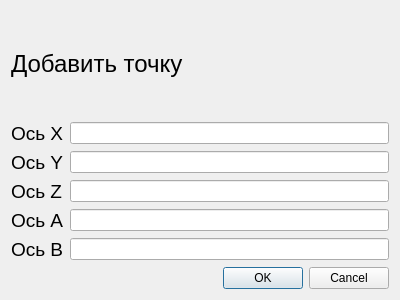
<?xml version="1.0" encoding="UTF-8"?>
<ui version="4.0">
 <class>AddPointDialog</class>
 <widget class="QDialog" name="AddPointDialog">
  <property name="geometry">
   <rect>
    <x>0</x>
    <y>0</y>
    <width>400</width>
    <height>300</height>
   </rect>
  </property>
  <property name="windowTitle">
   <string>Dialog</string>
  </property>
  <layout class="QGridLayout" name="gridLayout">
   <item row="0" column="0" colspan="2">
    <widget class="QLabel" name="add_point_title_label">
     <property name="font">
      <font>
       <pointsize>18</pointsize>
      </font>
     </property>
     <property name="text">
      <string>Добавить точку</string>
     </property>
    </widget>
   </item>
   <item row="1" column="0">
    <widget class="QLabel" name="add_point_label_axis_x">
     <property name="font">
      <font>
       <pointsize>14</pointsize>
      </font>
     </property>
     <property name="text">
      <string>Ось X</string>
     </property>
    </widget>
   </item>
   <item row="1" column="1">
    <widget class="QLineEdit" name="add_point_lineEdit_axis_x"/>
   </item>
   <item row="2" column="0">
    <widget class="QLabel" name="add_point_label_axis_y">
     <property name="font">
      <font>
       <pointsize>14</pointsize>
      </font>
     </property>
     <property name="text">
      <string>Ось Y</string>
     </property>
    </widget>
   </item>
   <item row="2" column="1">
    <widget class="QLineEdit" name="add_point_lineEdit_axis_y"/>
   </item>
   <item row="3" column="0">
    <widget class="QLabel" name="add_point_label_axis_z">
     <property name="font">
      <font>
       <pointsize>14</pointsize>
      </font>
     </property>
     <property name="text">
      <string>Ось Z</string>
     </property>
    </widget>
   </item>
   <item row="3" column="1">
    <widget class="QLineEdit" name="add_point_lineEdit_axis_z"/>
   </item>
   <item row="4" column="0">
    <widget class="QLabel" name="add_point_label_axis_a">
     <property name="font">
      <font>
       <pointsize>14</pointsize>
      </font>
     </property>
     <property name="text">
      <string>Ось A</string>
     </property>
    </widget>
   </item>
   <item row="4" column="1">
    <widget class="QLineEdit" name="add_point_lineEdit_axis_a"/>
   </item>
   <item row="5" column="0">
    <widget class="QLabel" name="add_point_label_axis_b">
     <property name="font">
      <font>
       <pointsize>14</pointsize>
      </font>
     </property>
     <property name="text">
      <string>Ось B</string>
     </property>
    </widget>
   </item>
   <item row="5" column="1">
    <widget class="QLineEdit" name="add_point_lineEdit_axis_b"/>
   </item>
   <item row="6" column="0" colspan="2">
    <widget class="QDialogButtonBox" name="buttonBox">
     <property name="orientation">
      <enum>Qt::Horizontal</enum>
     </property>
     <property name="standardButtons">
      <set>QDialogButtonBox::Cancel|QDialogButtonBox::Ok</set>
     </property>
     <property name="centerButtons">
      <bool>false</bool>
     </property>
    </widget>
   </item>
  </layout>
 </widget>
 <resources/>
 <connections>
  <connection>
   <sender>buttonBox</sender>
   <signal>accepted()</signal>
   <receiver>AddPointDialog</receiver>
   <slot>accept()</slot>
   <hints>
    <hint type="sourcelabel">
     <x>248</x>
     <y>254</y>
    </hint>
    <hint type="destinationlabel">
     <x>157</x>
     <y>274</y>
    </hint>
   </hints>
  </connection>
  <connection>
   <sender>buttonBox</sender>
   <signal>rejected()</signal>
   <receiver>AddPointDialog</receiver>
   <slot>reject()</slot>
   <hints>
    <hint type="sourcelabel">
     <x>316</x>
     <y>260</y>
    </hint>
    <hint type="destinationlabel">
     <x>286</x>
     <y>274</y>
    </hint>
   </hints>
  </connection>
 </connections>
</ui>
